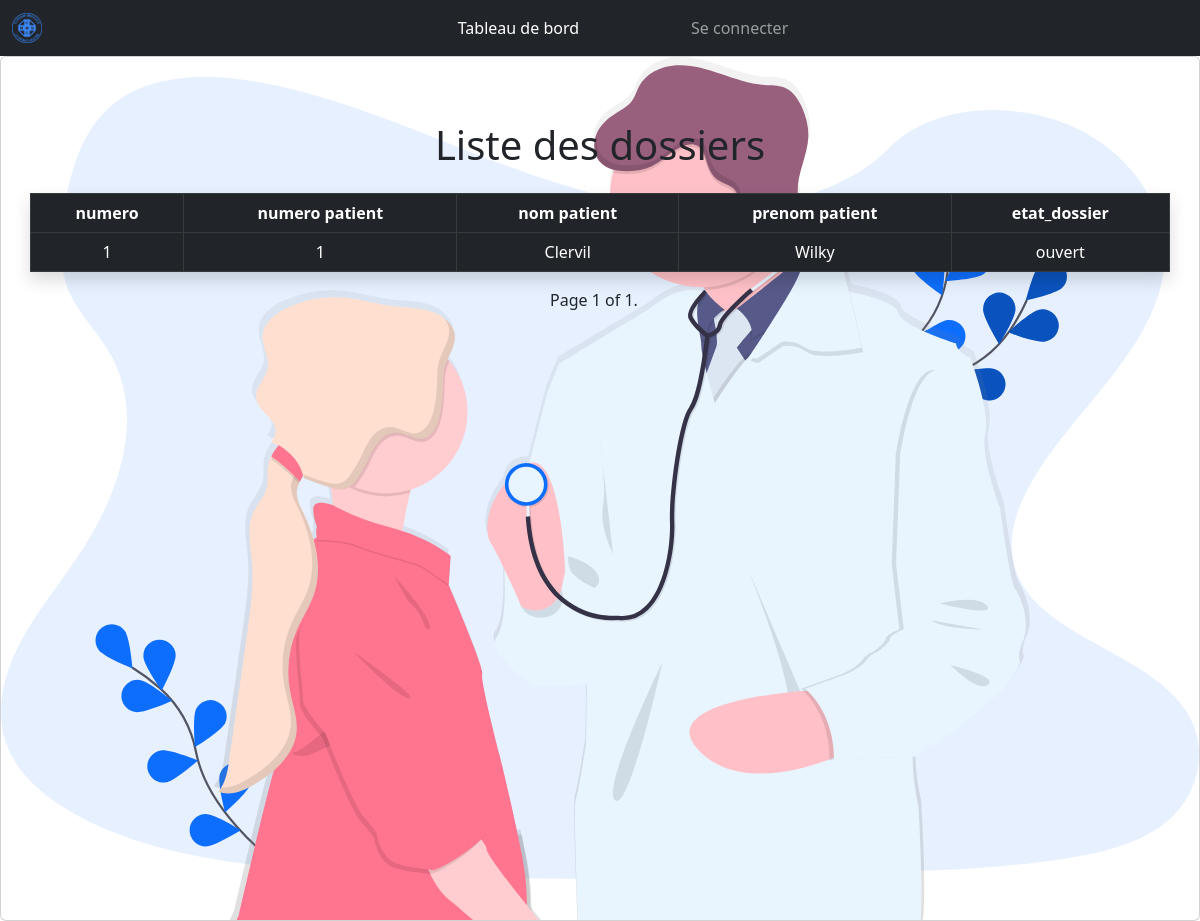
The page /consultation/lister_dossier/ on the database its author committed.
### consultation/models.py (models this page shows)
class Dossier(models.Model):
    num_dossier = models.AutoField(primary_key=True)
    etat_dossier = models.BooleanField(default=True)
    num_patient = models.OneToOneField(acmodels.Patient, on_delete=models.CASCADE)

### accueil/models.py (models this page shows, shortened)
class Patient (models.Model):
    num_patient = models.AutoField(primary_key=True)
    nom_patient = models.CharField(max_length=20)
    prenom_patient = models.CharField(max_length=20)
    adresse_patient = models.CharField(max_length=255)
    no_tel_patient = models.IntegerField()
    date_naissance = models.DateField()
    groupe_sanguin = models.CharField(max_length=1, null=True,blank=True)

### consultation/views.py (the view)
# urls.py: path('lister_dossier/',views.ListerDossier.as_view(),name='lister_dossier'),
class ListerDossier(generic.ListView):
    model = models.Dossier
    template_name = 'consultation/liste_dossier.html'
    paginate_by = 8
    context_object_name = 'liste_dossier'

### consultation/templates/consultation/liste_dossier.html (shortened to what this page needs)
{% extends 'base.html' %}
{% load static %}
{% block content %}
    <div class="card">
        <img src="{% static 'svg2/undraw_doctor_kw5l.svg' %}" class="card-img" alt="...">
        <div class="card-img-overlay w-100 justify-content-center d-flex mt-5">
            <div class="container">
                    <div class="row">
                        <h1 class="text-center">Liste des dossiers</h1>
                        <table class="table shadow table-bordered mt-3">
                            <thead class="table-dark">
                                <tr>
                                    <th class="text-center" scope="col">numero</th>
                                    <th class="text-center" scope="col">numero patient</th>
                                    <th class="text-center" scope="col">nom patient</th>
                                    <th class="text-center" scope="col">prenom patient</th>
                                    <th class="text-center" scope="col">etat_dossier</th>
                                </tr>
                            </thead>
                            <tbody class="table-dark">
                                {% for dossier in page_obj %}
                                    <tr>
                                        <td class="text-center">{{dossier.num_dossier}}</td>
                                        <td class="text-center">{{dossier.num_patient.num_patient}}</td>
                                        <td class="text-center">{{dossier.num_patient.nom_patient}}</td>
                                        <td class="text-center">{{dossier.num_patient.prenom_patient}}</td>
                                        <td class="text-center">{% if dossier.etat_dossier %}ouvert{% else %}fermer{% endif %}</td>
                                    </tr>
                                {% endfor %}
                            </tbody>
                        </table>
                        <div class="pagination d-flex justify-content-center">
                            <span class="step-links">
                                <span class="current">
                                    Page {{ page_obj.number }} of {{ page_obj.paginator.num_pages }}.
                                </span>
                            </span>
                        </div>
                    </div>
        </div>
    </div>
{% endblock content %}

### rows shown on the page
Dossier: num_dossier "1", num_patient.num_patient "1", num_patient.nom_patient "Clervil", num_patient.prenom_patient "Wilky", etat_dossier "ouvert"

### other values the page prints
{{ page_obj.number }} "1"
{{ page_obj.paginator.num_pages }} "1"
